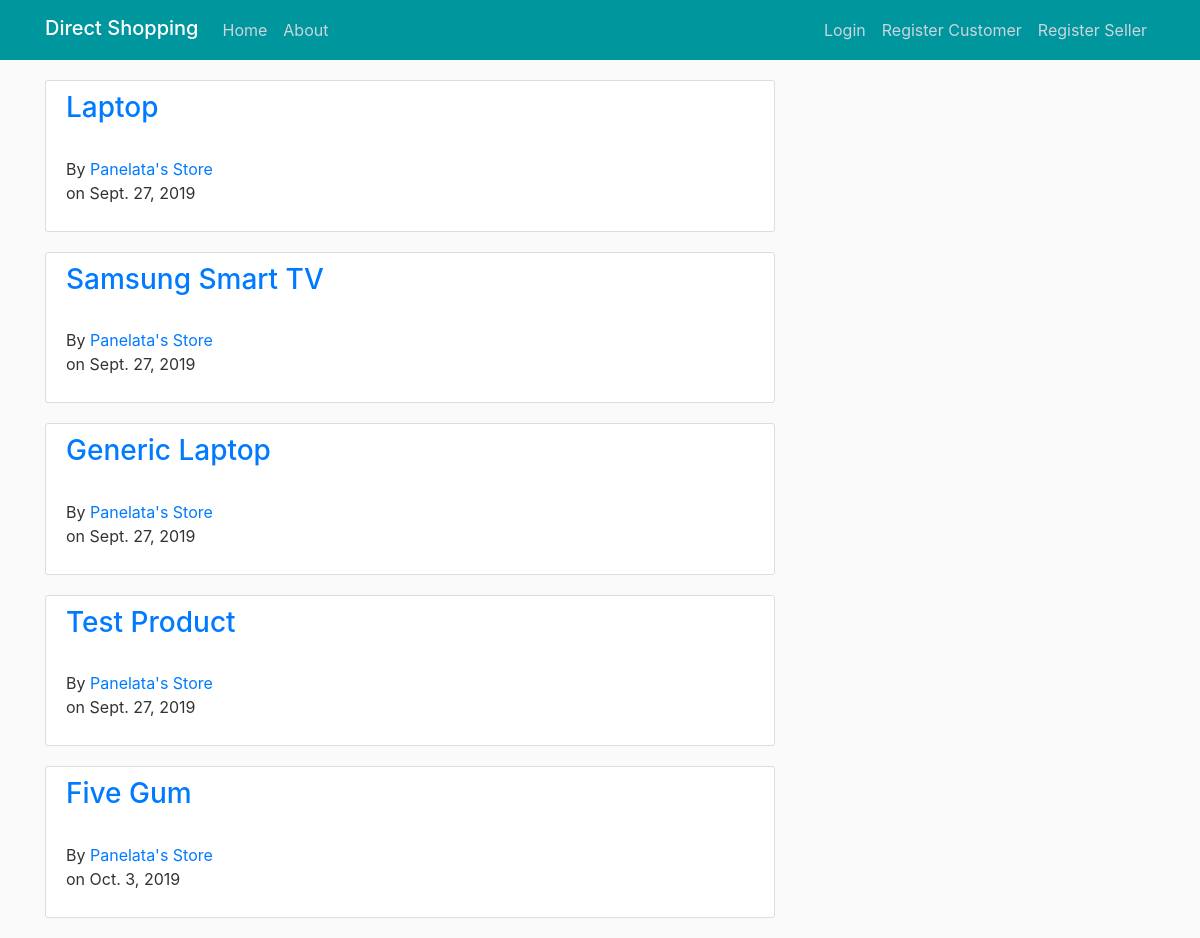
/seller/Panelata's Store, run on the app's committed database.
### direct/models.py (models this page shows, shortened)
class Product(models.Model):
    name = models.CharField(max_length=100)
    price = models.DecimalField(max_digits=10, decimal_places=2)
    stock = models.IntegerField()
    description = models.TextField(blank=True, null=True)
    photo = models.ImageField(upload_to="products/", null=True, blank=True)
    category = models.CharField(max_length=30, blank=True, null=True)
    brand = models.CharField(max_length=30, blank=True, null=True)
    rating = models.IntegerField()
    seller = models.ForeignKey(Seller, on_delete=models.CASCADE)
    pubDate = models.DateField(default=datetime.datetime.now)

class User(AbstractUser):
    username = models.CharField(max_length = 32, unique=True)
    email = models.EmailField(_('email address'), unique=True)
    password = models.CharField(max_length=32)
    isSeller = models.BooleanField(default=False)
    phoneNumber = models.CharField(max_length=15)
    street = models.CharField(max_length=50)
    suburb = models.CharField(max_length=20)
    postcode = models.CharField(max_length=20)
    state = models.CharField(max_length=20)
    country = models.CharField(max_length=20)
    joinedDate = models.DateTimeField(default=datetime.datetime.now)

class Seller(User):
    sellerName = models.CharField(max_length=30)
    def __str__(self):
        return self.sellerName

### direct/views.py (the view)
# urls.py: path('seller/<str:sellerName>', direct_views.seller, name='sellerPage'),
def seller(request, sellerName):
    seller = Seller.objects.get(sellerName = sellerName).user_ptr_id
    products = Product.objects.all().filter(seller = seller)
    context = {
        'title' : 'Home',
        'products' : products
    }
    return render(request, 'index.html', context)

### direct/templates/index.html
{% extends "base.html" %}
{% block content %}
{% for product in products %}
    <article class="content-section">
        <h3 class="article-title">
            <a href= "{% url 'view-product' product.id %}">
                {{ product.name }}
            </a>
        </h3>
        <p class="article-content">
            By <a href= "{% url 'sellerPage' product.seller %}"> {{ product.seller }}
            </a> on {{ product.pubDate }}
        </p>
    </article>
{% endfor %}
{% endblock %}

### direct/static/css/main.css (style rules this page uses)
body { background: #fafafa; color: #333333; margin-top: 5rem; }
h1, h2, h3, h4, h5, h6 { color: #444444; }
.content-section { background: #ffffff; padding: 10px 20px; border: 1px solid #dddddd; border-radius: 3px; margin-bottom: 20px; }
.article-title { color: #444444; }
.article-content { white-space: pre-line; }

### data on the page
Product: name "Laptop", seller "Panelata's Store", pubDate "Sept. 27, 2019"
Product: name "Samsung Smart TV", seller "Panelata's Store", pubDate "Sept. 27, 2019"
Product: name "Generic Laptop", seller "Panelata's Store", pubDate "Sept. 27, 2019"
Product: name "Test Product", seller "Panelata's Store", pubDate "Sept. 27, 2019"
Product: name "Five Gum", seller "Panelata's Store", pubDate "Oct. 3, 2019"
